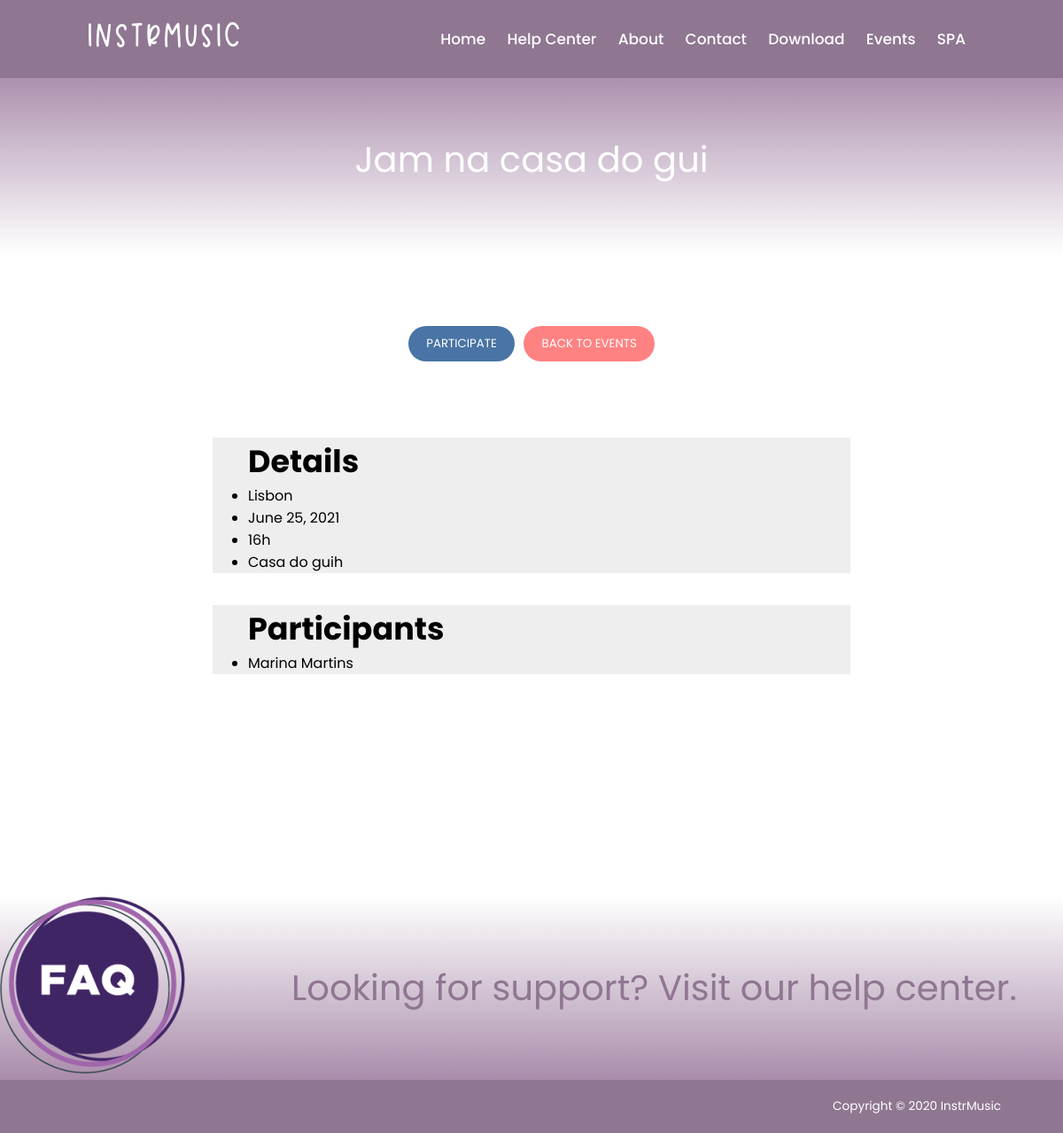
Before: /events_details/4 with the older database file.
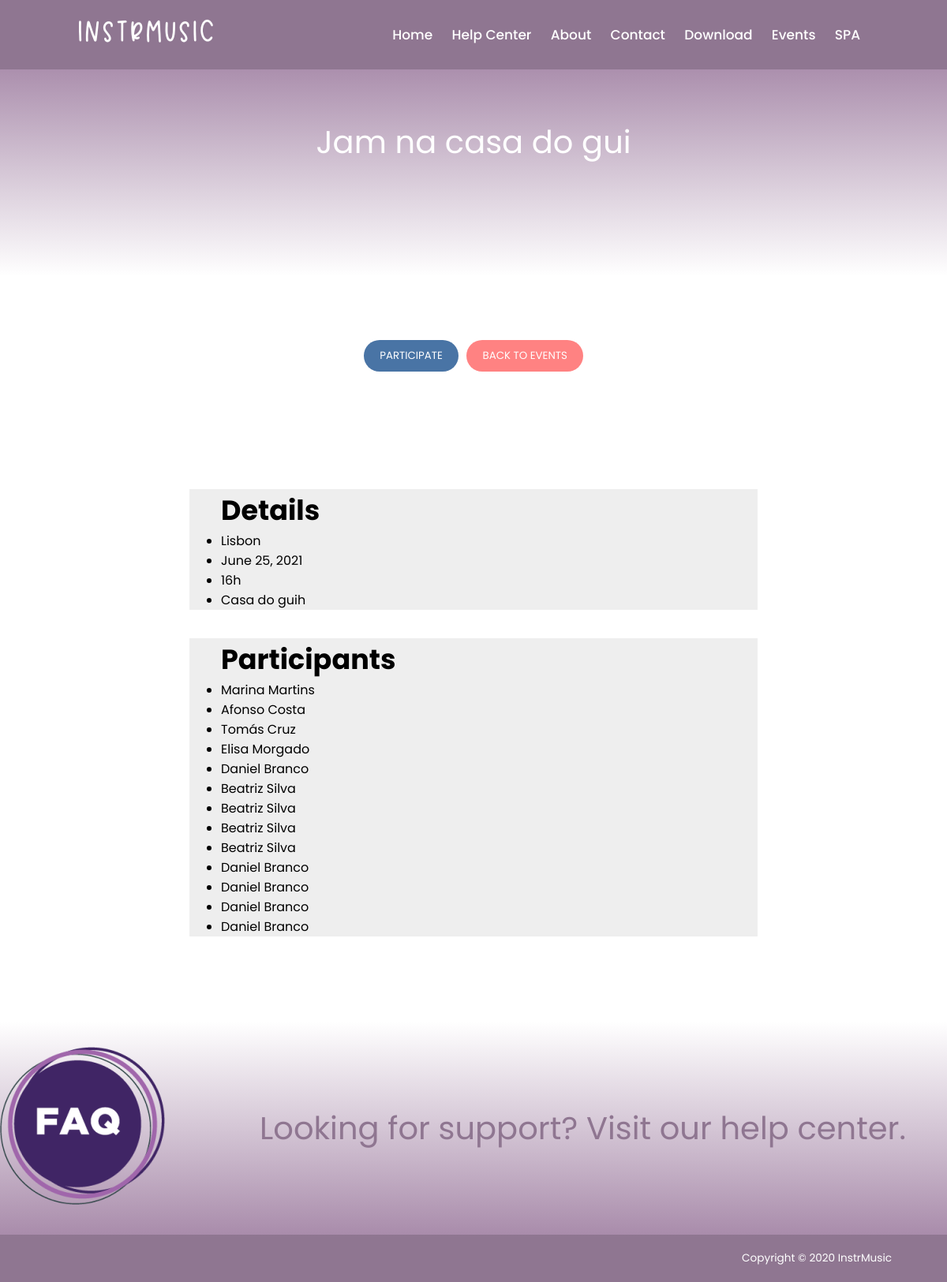
After: the same page with the newer database file.
### website/models.py (models this page shows, shortened)
class Musician(models.Model):
    name = models.CharField(max_length=30)
    surname = models.CharField(max_length=30)
    instrument = models.CharField(max_length=30, default="")
    email = models.EmailField(max_length=254)
    event = models.ManyToManyField(Event, blank=True, related_name="Musician")

### website/views.py (the view)
# urls.py: path('events_details/<int:events_id>', views.events_detail_page_view, name='events_details'),
def events_detail_page_view(request, events_id):
    e = Event.objects.all().get(id=events_id)
    if request.user.is_authenticated:
        context = {'events': e,
                   'musicians': e.Musician.all(),
                   'non_musicians': Musician.objects.exclude(event=e), 'message': "logged"}
        return render(request, 'website/events_details.html', context)
    context = {'events': e,
               'musicians': e.Musician.all(),
               'non_musicians': Musician.objects.exclude(event=e)}
    return render(request, 'website/events_details.html', context)

### website/models.py (called while the page is built)
    def __str__(self):
        return self.city

### website/templates/website/events_details.html (shortened to what this page needs)
{% extends 'website/base.html' %}
{% load static %}
{% block main %}
    <article id="subheader">
        {{ events.title }}
    </article>
    <article id="sub_subheader">
        <a href="{% url 'website:participate' events.id %}">
            <button>PARTICIPATE</button>
        </a>
        <a href="{% url 'website:events' %}">
            <button id="cancel_button">BACK TO EVENTS</button>
        </a>
    </article>
    <article id="event">
        <ul style="background-color: #eee; margin-bottom: 5%;">
            <h2>Details</h2>
            <li>{{ events.location }}</li>
            <li>{{ events.date }}</li>
            <li>{{ events.time }}h</li>
            <li>{{ events.description }}h</li>
        </ul>
        <ul style="background-color: #eee; margin-bottom: 5%;">
            <h2 >Participants</h2>
            {% for musician in musicians %}
                <li>{{ musician.name }} {{ musician.surname }}</li>
            {% empty %}
                <li>No musicians :(</li>
            {% endfor %}
        </ul>
    </article>
{% endblock main %}

Changed rows visible on the page:
added Musician: name "Afonso", surname "Costa"
added Musician: name "Tomás", surname "Cruz"
added Musician: name "Elisa", surname "Morgado"
added Musician: name "Daniel", surname "Branco"
added Musician: name "Beatriz", surname "Silva"
added Musician: name "Beatriz", surname "Silva"
added Musician: name "Beatriz", surname "Silva"
added Musician: name "Beatriz", surname "Silva"
added Musician: name "Daniel", surname "Branco"
added Musician: name "Daniel", surname "Branco"
added Musician: name "Daniel", surname "Branco"
added Musician: name "Daniel", surname "Branco"
